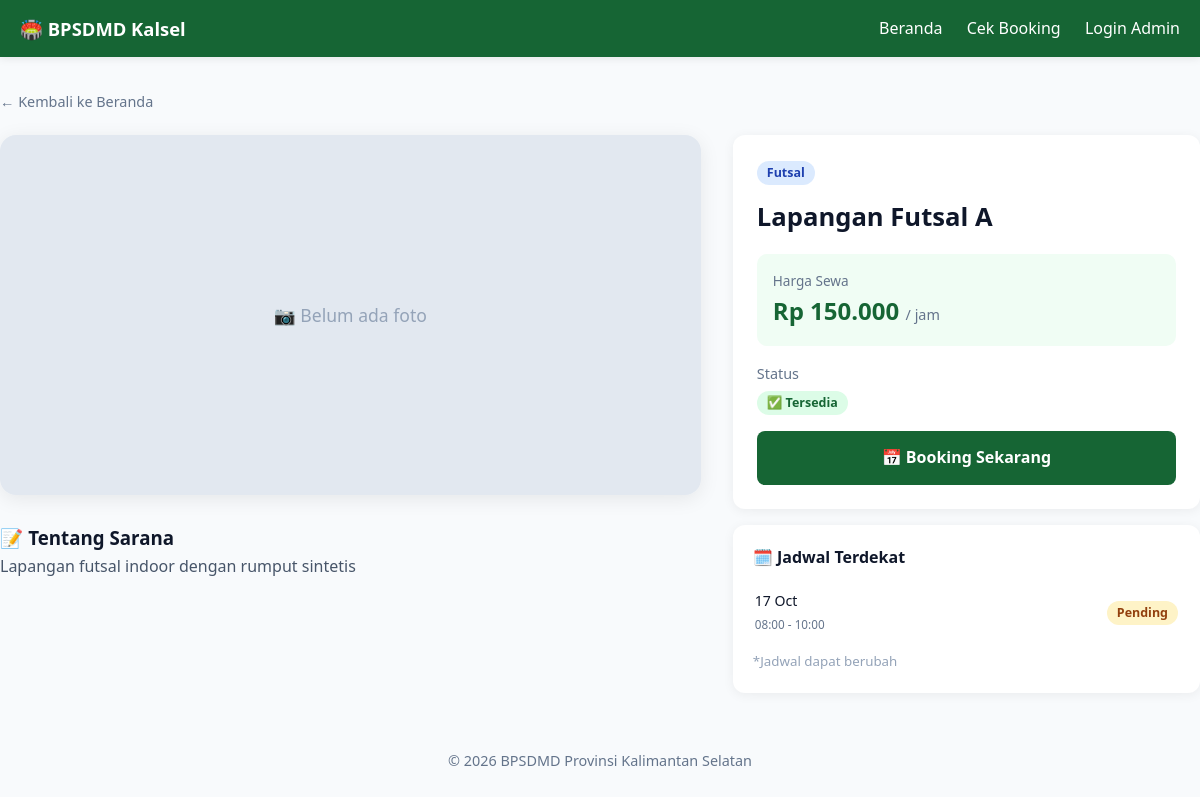
Page /pages/detail_sarana.php?slug=lapangan-futsal-a on the committed database.
### tables this page shows
CREATE TABLE `sarana` (
  `id` int(11) NOT NULL,
  `nama` varchar(100) NOT NULL,
  `slug` varchar(150) DEFAULT NULL,
  `jenis` varchar(50) DEFAULT NULL,
  `deskripsi` text DEFAULT NULL,
  `kelengkapan` text DEFAULT NULL,
  `harga_per_jam` decimal(12,2) NOT NULL,
  `gambar` varchar(255) DEFAULT NULL,
  `galeri` text DEFAULT NULL,
  `status` enum('tersedia','maintenance') DEFAULT 'tersedia',
  `created_at` timestamp NOT NULL DEFAULT current_timestamp()
);

CREATE TABLE `booking` (
  `id` int(11) NOT NULL,
  `kode_booking` varchar(20) NOT NULL,
  `sarana_id` int(11) NOT NULL,
  `nama_penyewa` varchar(100) NOT NULL,
  `no_hp` varchar(20) NOT NULL,
  `email` varchar(100) DEFAULT NULL,
  `instansi` varchar(150) DEFAULT NULL,
  `tanggal` date NOT NULL,
  `jam_mulai` time NOT NULL,
  `jam_selesai` time NOT NULL,
  `durasi_jam` int(11) NOT NULL,
  `harga_per_jam` decimal(12,2) NOT NULL,
  `subtotal` decimal(12,2) NOT NULL,
  `diskon_id` int(11) DEFAULT NULL,
  `diskon_persen` decimal(5,2) DEFAULT 0.00,
  `total_bayar` decimal(12,2) NOT NULL,
  `status` enum('pending','terverifikasi','ditolak','selesai','batal') DEFAULT 'pending',
  `kode_gambar` varchar(255) DEFAULT NULL,
  `catatan_petugas` text DEFAULT NULL,
  `verified_by` int(11) DEFAULT NULL,
  `verified_at` datetime DEFAULT NULL,
  `created_at` timestamp NOT NULL DEFAULT current_timestamp()
);

### includes/functions.php (called while the page is built, shortened)
<?php
function e($str) { return htmlspecialchars($str ?? '', ENT_QUOTES, 'UTF-8'); }

### pages/detail_sarana.php (the view, shortened to what this page needs)
<?php
require_once __DIR__ . '/../includes/auth.php';
$slug = trim($_GET['slug'] ?? '');
if ($slug === '') {
    $id = (int)($_GET['id'] ?? 0);
    if ($id) {
        $stmt = $conn->prepare("SELECT * FROM sarana WHERE id = ?");
        $stmt->bind_param('i', $id);
    } else {
        redirect(BASE_URL . '/index.php');
    }
} else {
    $stmt = $conn->prepare("SELECT * FROM sarana WHERE slug = ?");
    $stmt->bind_param('s', $slug);
}
$stmt->execute();
$s = $stmt->get_result()->fetch_assoc();
$bookings = $conn->query("
    SELECT tanggal, jam_mulai, jam_selesai, status
    FROM booking
    WHERE sarana_id = {$s['id']}
      AND status IN ('pending','terverifikasi')
      AND tanggal >= CURDATE()
    ORDER BY tanggal ASC, jam_mulai ASC
    LIMIT 5
");
require_once __DIR__ . '/../includes/header.php';
?>
<div class="container page">
  <a href="<?= BASE_URL ?>/index.php" style="color:#64748b;font-size:.9rem;">← Kembali ke Beranda</a>
  <div style="display:grid;grid-template-columns:1.5fr 1fr;gap:32px;margin-top:20px;" class="detail-grid">
    <div>
      <div style="border-radius:16px;overflow:hidden;box-shadow:0 4px 20px rgba(0,0,0,.08);">
        <?php if ($s['gambar']): ?>
          <img src="<?= BASE_URL ?>/assets/img/sarana/<?= e($s['gambar']) ?>"
               style="width:100%;height:360px;object-fit:cover;display:block;">
        <?php else: ?>
          <div style="height:360px;background:#e2e8f0;display:flex;align-items:center;justify-content:center;color:#94a3b8;font-size:1.1rem;">
            📷 Belum ada foto
          </div>
        <?php endif; ?>
      </div>
      <?php if (!empty($s['deskripsi'])): ?>
        <h3 style="margin-top:28px;">📝 Tentang Sarana</h3>
        <p style="color:#475569;line-height:1.7;"><?= nl2br(e($s['deskripsi'])) ?></p>
      <?php endif; ?>
    </div>
    <div>
      <div style="position:sticky;top:20px;">
        <div class="card" style="padding:24px;">
          <span class="badge badge-info"><?= e($s['jenis']) ?></span>
          <h1 style="margin:12px 0 8px 0;font-size:1.6rem;"><?= e($s['nama']) ?></h1>
          <div style="margin:16px 0;padding:16px;background:#f0fdf4;border-radius:10px;">
            <div style="font-size:.85rem;color:#64748b;">Harga Sewa</div>
            <div style="font-size:1.5rem;font-weight:700;color:#166534;">
              Rp <?= number_format($s['harga_per_jam'],0,',','.') ?>
              <span style="font-size:.9rem;color:#64748b;font-weight:400;">/ jam</span>
            </div>
          </div>
          <div style="margin:12px 0;">
            <div style="font-size:.9rem;color:#64748b;margin-bottom:4px;">Status</div>
            <span class="badge badge-<?= $s['status']==='tersedia'?'success':'warning' ?>">
              <?= $s['status']==='tersedia' ? '✅ Tersedia' : '🔧 Sedang Maintenance' ?>
            </span>
          </div>
          <?php if ($s['status'] === 'tersedia'): ?>
            <a href="booking.php?sarana_id=<?= $s['id'] ?>" class="btn btn-primary btn-block" style="margin-top:16px;padding:14px;font-size:1rem;">
              📅 Booking Sekarang
            </a>
          <?php else: ?>
            <button class="btn btn-block" style="margin-top:16px;padding:14px;background:#e2e8f0;color:#94a3b8;cursor:not-allowed;" disabled>
              🔧 Tidak Tersedia
            </button>
          <?php endif; ?>
        </div>
        <?php if ($bookings && $bookings->num_rows > 0): ?>
          <div class="card" style="padding:20px;margin-top:16px;">
            <h4 style="margin-bottom:12px;">🗓️ Jadwal Terdekat</h4>
            <table style="width:100%;font-size:.88rem;">
              <?php while ($b = $bookings->fetch_assoc()): ?>
                <tr style="border-bottom:1px solid #f1f5f9;">
                  <td style="padding:6px 0;">
                    <?= date('d M', strtotime($b['tanggal'])) ?><br>
                    <small style="color:#64748b;">
                      <?= substr($b['jam_mulai'],0,5) ?> - <?= substr($b['jam_selesai'],0,5) ?>
                    </small>
                  </td>
                  <td style="text-align:right;padding:6px 0;">
                    <span class="badge badge-<?= $b['status']==='terverifikasi'?'success':'warning' ?>">
                      <?= $b['status']==='terverifikasi' ? 'Terisi' : 'Pending' ?>
                    </span>
                  </td>
                </tr>
              <?php endwhile; ?>
            </table>
            <small style="color:#94a3b8;display:block;margin-top:8px;">*Jadwal dapat berubah</small>
          </div>
        <?php endif; ?>
      </div>
    </div>
  </div>
</div>
<?php require_once __DIR__ . '/../includes/footer.php'; ?>

### assets/css/style.css (style rules this page uses)
:root { --primary:#166534; --primary-dark:#14532d; --accent:#facc15; --bg:#f8fafc; --card:#ffffff; --text:#0f172a; --muted:#64748b; --border:#e2e8f0; --danger:#dc2626; --success:#16a34a; --warning:#f59e0b; }
* { box-sizing:border-box;margin:0;padding:0; }
body { font-family:'Segoe UI',system-ui,sans-serif;background:var(--bg);color:var(--text);line-height:1.6; }
a { color:var(--primary);text-decoration:none; }
.container { max-width:1200px;margin:0 auto;padding:0 20px; }
.page { padding:32px 0; }
.card { background:var(--card);border-radius:12px;box-shadow:0 2px 12px rgba(0,0,0,.06);overflow:hidden;transition:.2s; }
.badge { display:inline-block;padding:2px 10px;border-radius:20px;font-size:.78rem;font-weight:600; }
.badge-success { background:#dcfce7;color:#166534; }
.badge-warning { background:#fef3c7;color:#92400e; }
.badge-info { background:#dbeafe;color:#1e40af; }
.btn { display:inline-block;padding:10px 20px;border:none;border-radius:8px;font-weight:600;cursor:pointer;font-size:.95rem;transition:.2s; }
.btn-primary { background:var(--primary);color:#fff; }
.btn-block { display:block;width:100%;text-align:center; }

### rows in the picture
sarana: deskripsi "Lapangan futsal indoor dengan rumput sintetis", jenis "Futsal", nama "Lapangan Futsal A", harga_per_jam "150.000"
booking: tanggal "17 Oct", jam_mulai "08:00", jam_selesai "10:00", status "Pending"
